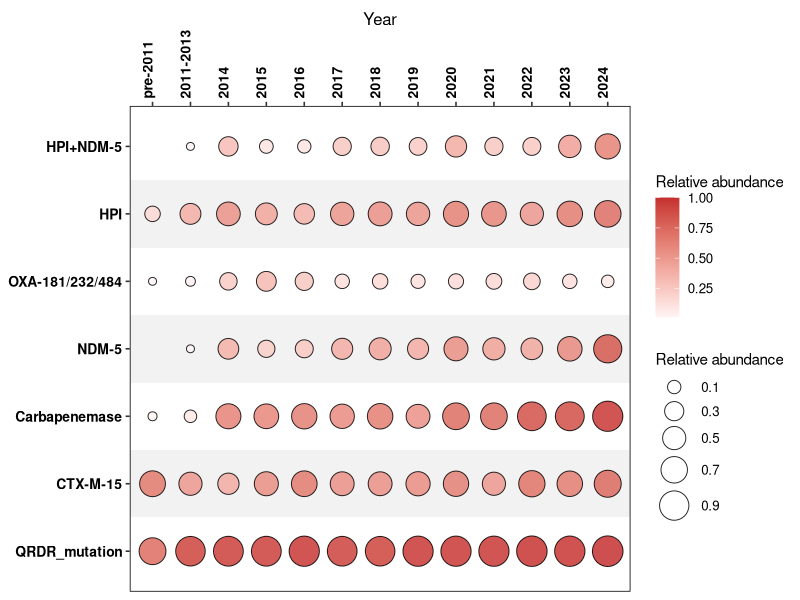

Source code (R):
# Bubble Heatmap of Relative Abundance
#
# Dependencies:
#   - ggplot2
#   - dplyr
#
# Input:
#   - "Temporal_data.csv" with columns:
#       Type                (genotype)
#       Year                (time point)
#       Relative_abundance  (numeric, > 0)
#
##########################################################################
library(ggplot2)
library(dplyr)

# =========================================================
# 1. Read data
# =========================================================
# Disable automatic conversion of strings to factors
df <- read.csv("Temporal_data.csv", stringsAsFactors = FALSE)

# Remove zero-abundance entries
df2 <- df %>%
  filter(Relative_abundance > 0)

# Preserve original ordering of Type and Year
df2$Type <- factor(df2$Type, levels = unique(df2$Type))
df2$Year <- factor(df2$Year, levels = unique(df$Year))

# =========================================================
# 2. Create background bands for row separation
# =========================================================
# Generate alternating background rectangles for each Type
bg <- data.frame(
  Type = levels(df2$Type),
  y_min = seq_along(levels(df2$Type)) - 0.5,
  y_max = seq_along(levels(df2$Type)) + 0.5
)

# Assign background color to every second row
bg <- bg %>%
  mutate(fill_color = ifelse(row_number() %% 2 == 0, "grey95", NA))

# =========================================================
# 3. Build bubble heatmap
# =========================================================
ggplot() +
  # Alternating background stripes
  geom_rect(
    data = bg %>% filter(!is.na(fill_color)),
    aes(xmin = -Inf, xmax = Inf, ymin = y_min, ymax = y_max),
    fill = "grey95",
    inherit.aes = FALSE
  ) +
  
  # Bubble points encoding relative abundance
  geom_point(
    data = df2,
    aes(
      x = Year,
      y = Type,
      size = Relative_abundance,
      fill = Relative_abundance   # ★ key: color encodes abundance
    ),
    shape = 21,
    color = "black",
    alpha = 0.85
  ) +
  
  # Size scale for abundance
  scale_size_continuous(
    limits = c(0, max(df2$Relative_abundance)),
    breaks = seq(0.1, max(df2$Relative_abundance), by = 0.2),
    range  = c(1.5, 10)
  ) +
  
  # Fill color gradient (red scale)
  # Alternative blue scale is provided in comments
  scale_fill_gradient(
    low  = "#FFF5F5",   # light red (low values)
    high = "#C53030",   # dark red (high values)
    name = "Relative abundance"
  ) +
  
  # Place x-axis at the top
  scale_x_discrete(position = "top") +
  
  # Theme customization
  theme_bw(base_size = 12) +
  theme(
    panel.grid = element_blank(),
    panel.border = element_rect(color = "black", fill = NA),
    axis.text.x = element_text(
      face = "bold",
      angle = 90,
      hjust = 0,
      vjust = 0.5,
      size = 10,
      color = "black"
    ),
    axis.text.y = element_text(
      face = "bold",
      size = 10,
      color = "black"
    ),
    axis.title = element_text(size = 12, color = "black"),
    legend.title = element_text(size = 11, color = "black"),
    legend.text = element_text(color = "black")
  ) +
  
  # Labels
  labs(
    x = "Year",
    y = NULL,
    size = "Relative abundance"
  )
